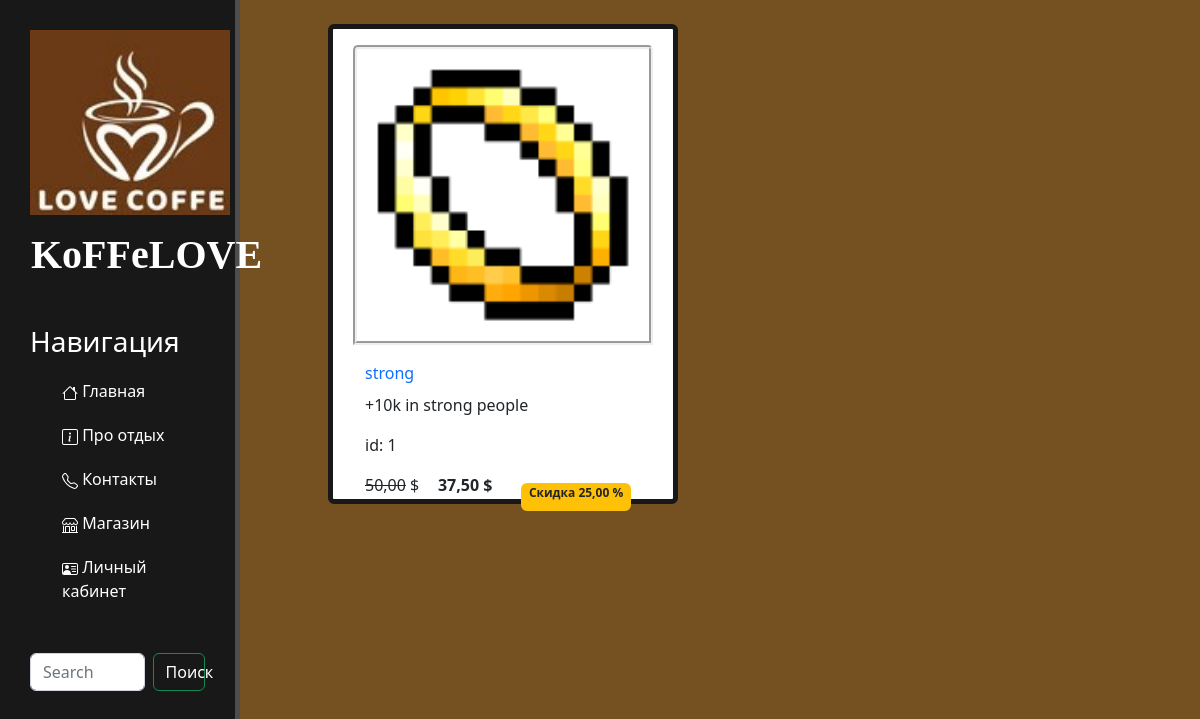
Page /catalog/ on the earlier database version.
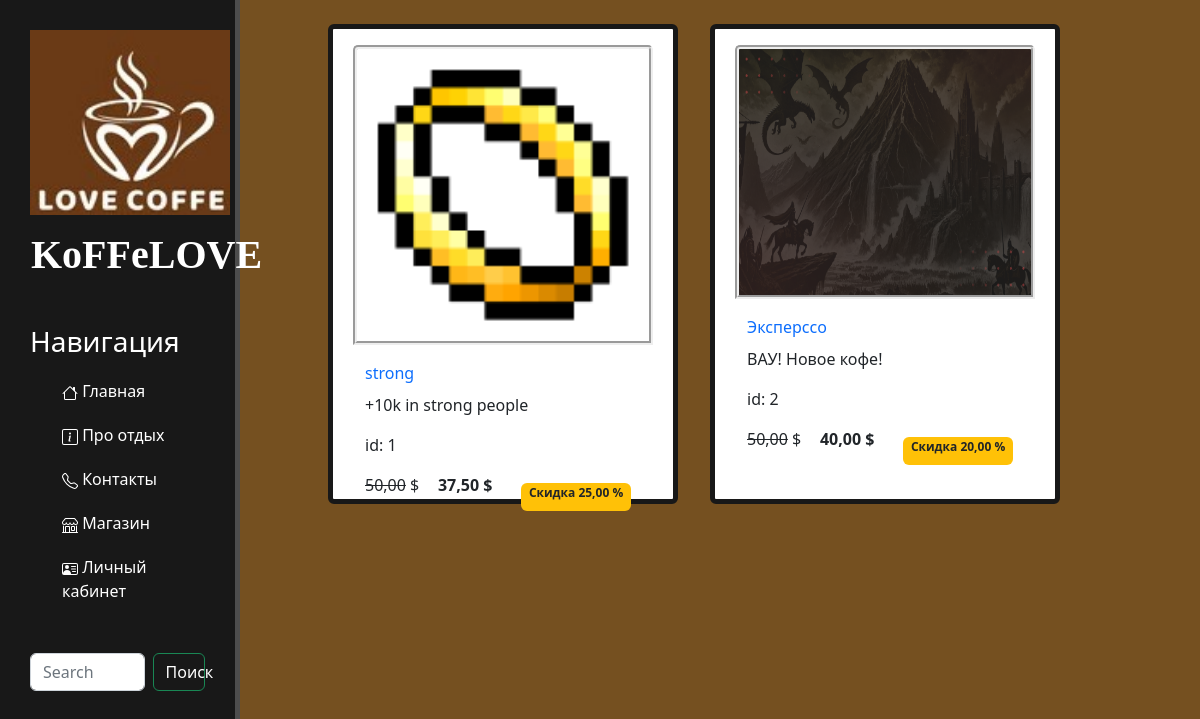
Same page on the later database version.
### goods/models.py (models this page shows, shortened)
class Products(models.Model):
    name = models.CharField(max_length=100, unique=True, verbose_name='Название')
    slug = models.SlugField(max_length=100, unique=True, blank=True, null=True, verbose_name='URL')
    description = models.TextField(blank=True, null=True, verbose_name='Описание')
    image = models.ImageField(upload_to='goods_images', blank=True, null=True, verbose_name='Изображение')
    price = models.DecimalField(default=0.00, decimal_places=2, max_digits=8, verbose_name='Цена')
    discount = models.DecimalField(default=0.00, decimal_places=2, max_digits=8, verbose_name='Скидка в процентах')
    class Meta:
        db_table = 'products'
        verbose_name = 'Продукты'
        verbose_name_plural = 'Продукт'
    def sell_price(self):
        if self.discount:
            return round(self.price - self.price * self.discount / 100, 2)
        return self.price

### goods/views.py (the view)
# urls.py: path('catalog/', include('goods.urls', namespace='catalog')),
def catalog(request):
    products = Products.objects.all()
    context = {
        'products': products,
    }
    return render(request, 'goods/catalog.html', context)

### goods/templates/goods/catalog.html (shortened to what this page needs)
{% extends 'main/base.html' %}
{% load static%}
{% block content %}
<body1 class="body1">
    <div class="maincontainer">
        <div class="leftbar">
        </div>
        <div class="container">
            {% for product in products %}
            	<div class="card">
                    {% if product.image %}
                        <img src="{{ product.image.url }}" alt="logo" class="card-img-top">
                    {% endif %}
                    <div class="card-body">
                        <a href="{% url 'catalog:product' %}">
                            <p class="card-title">{{ product.name }}</p>
                        </a>
                        <p class="card-text">{{ product.description }}</p>
                        <p class="product_id">id: {{ product.id }}</p>
                        <div class="d-flex justify-content-between">
                            {% if product.discount %}
                            	<p><s>{{ product.price }}</s> $</p>
                                <p><strong>{{ product.sell_price }} $</strong></p>
                                <span class="badge bg-warning text-dark"><strong>Скидка {{ product.discount }} %</strong></span>
                            {% else %}
                                <p><strong>{{ product.price }} $</strong></p>
                            {% endif %}
                        </div>
                    </div>
                </div>
            {% endfor %}
        </div>
    </div>
</body1>
{% endblock %}

### main/templates/main/base.html (shortened to what this page needs)
{% load static %}
<!doctype html>
<html lang="en">
<head>
    <link rel="stylesheet" href="https://cdn.jsdelivr.net/npm/bootstrap@5.2.3/dist/css/bootstrap.min.css">
    <link rel="stylesheet" href="{% static 'main/css/main.css' %}">
    <link rel="stylesheet" href="https://use.fontawesome.com/releases/v5.8.2/css/all.css">
</head>
<body>
<aside>
    <img src="{% static 'main/images/logo.jpg' %}" alt="logo">
    <span class="logo">KoFFeLOVE</span>
    <h3>Навигация</h3>
    <ul>
        <a href="{% url 'index' %}">
            <li>
                Главная
            </li>
        </a>
        <a href="/about">
            <li>
                Про отдых
            </li>
        </a>
        <a href="/contact">
            <li>
                Контакты
            </li>
        </a>
        <a href="{% url 'catalog:catalog' %}">
            <li>
                Магазин
            </li>
        </a>
        <a href="/review">
            <li>
                Личный кабинет
            </li>
        </a>
    </ul>
    <form class="d-flex" role="search">
        <input class="form-control me-2" type="search" placeholder="Search" aria-label="Search">
        <button class="btn btn-outline-success text-white" type="submit">Поиск</button>
    </form>
</aside>
{% block content %}
{% endblock %}
</body>
</html>

### main/static/main/css/main.css (style rules this page uses)
body { background: #755020; }
aside { float: left; position: fixed; left: 0px; background: #181818; width: 20%; padding: 2.5%; height: 500vh; color: #fff; border-right: 5px solid #4d4d4d; }
aside img { width: 200px; float: left; }
aside .logo { font-size: 40px; margin-left: 1px; font-weight: bold; position: relative; top: +10px; color: #FFFFFF; font-family: Comic Sans MS; }
aside h3 { margin-top: 50px; font-size: 28px; color: #FFFFFF }
aside ul { list-style: none }
aside ul li { color: #fff; display: block; margin-top: 20px; transition: transform .6s ease; }
.btn { display:block; width: 30%; margin: 0 auto; }
form { margin-top: 50px; }
.body1 { margin: 0; padding: 0; }
.maincontainer { display: grid; grid-template-columns: 1fr 3fr; grid-template-rows: repeat(1, 1fr); }
.container { display: grid; grid-template-columns: repeat(3, 1fr); grid-template-rows: repeat(3, 500px); }
.card { width: 350px; height: 480px; background: #FFFFFF; border-style: solid; border-width: 5px; border-color: #181818; padding: 1em; margin: 1em; margin-top: 1.5em; }
.card-img-top { width: 300px; margin-left: auto; margin-right: auto; height: 300px; border-style: groove; border-width: 4px; }
span { margin: 10px; }
.badge { margin-bottom: 2.5px; }

### main/templates/main/base.html (style rules this page uses)
a { text-decoration: none; }

Differences in the rows shown:
added Products: image (picture), name "Эксперссо", description "ВАУ! Новое кофе!", id "2", price "50,00", sell_price "40,00", discount "20,00"
